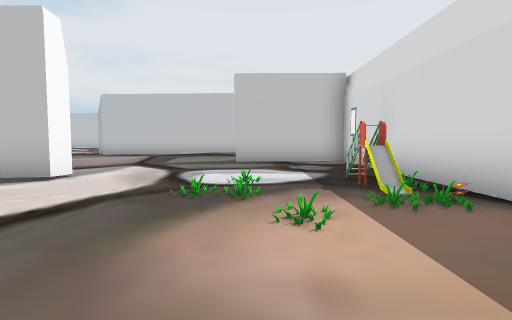
view 1 (above)

15 first-person views from a walk through a scene from a Unity 3-D project. The camera is 1.3 m above the floor, tilts 4° down and sees 85° across. The floor is counted in squares, 2 m on a side. Each view is taken from the middle of a square. On the plan, view 1 faces up. The plan holds only what a view shows up to about 9 squares ahead; the rest is blank. The place goes on beyond the plan.

view 2
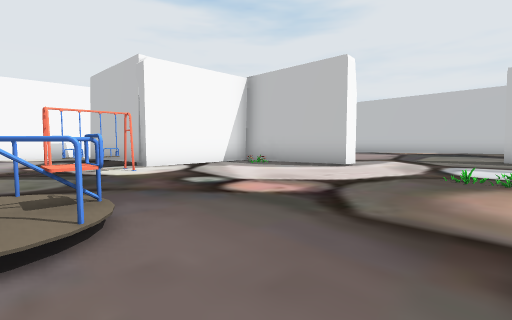

view 3
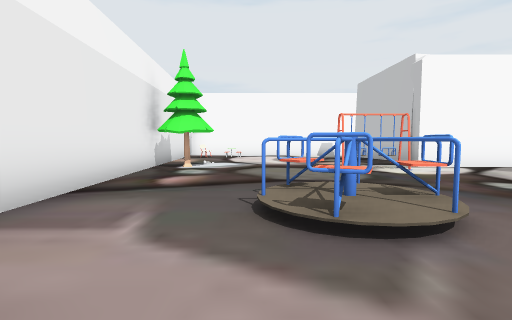

view 4
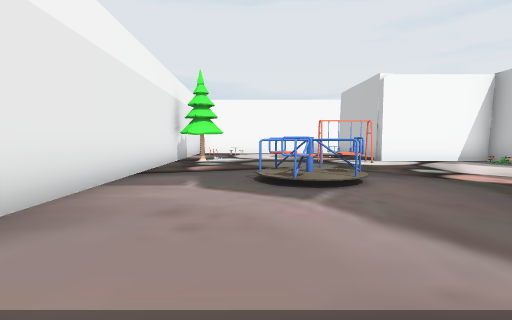

view 5
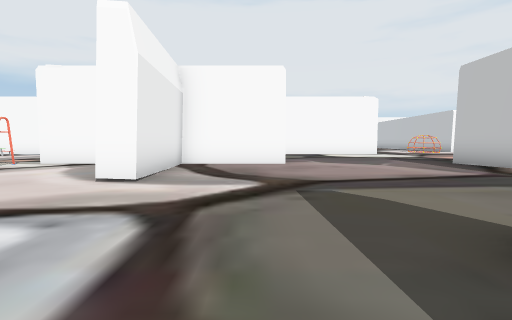

view 6
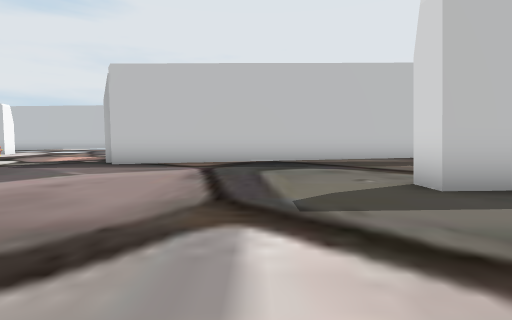

view 7
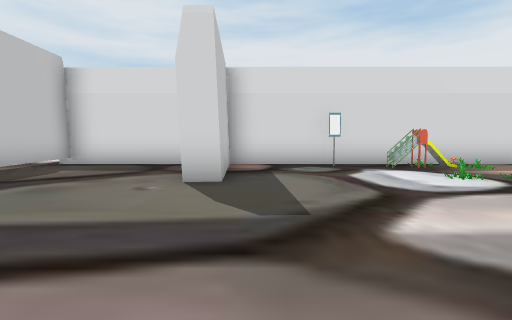

view 8
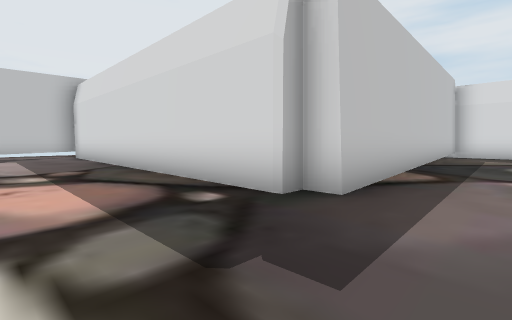

view 9
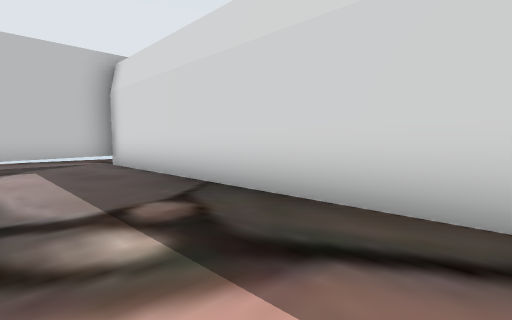

view 10
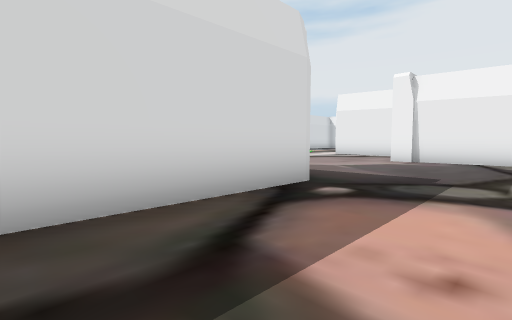

view 11
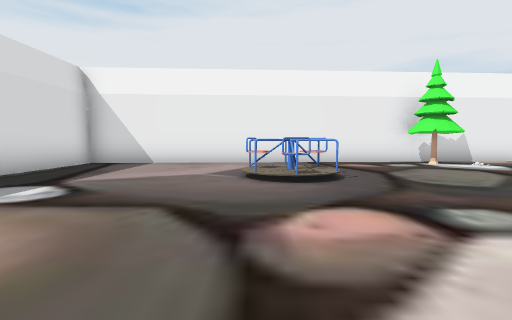

view 12
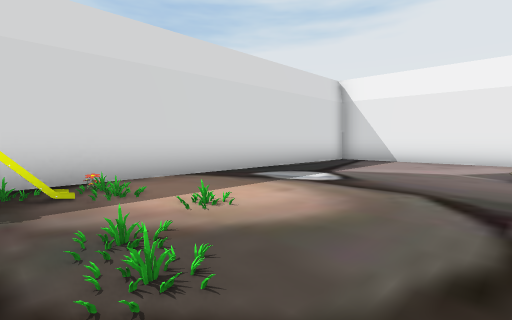

view 13
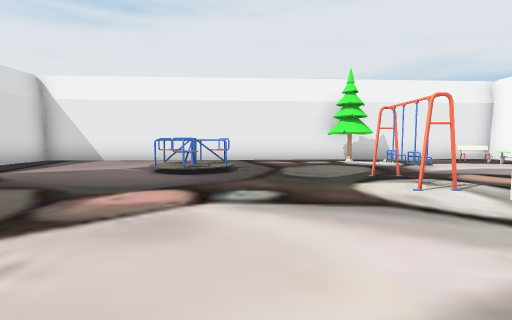

view 14
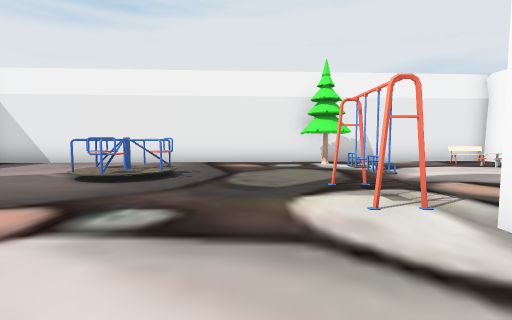

view 15
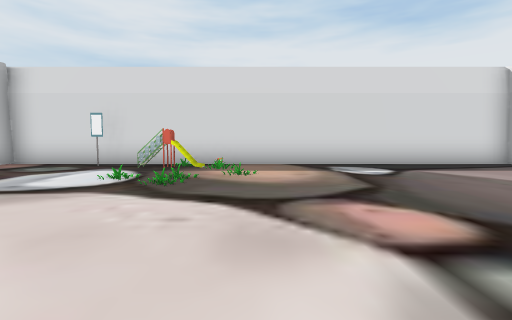

### Floor plan
Key: @ floor where view 1 was taken; # wall or solid block; . floor; T tree; H thing the floor can be seen under or through; O other object.
Columns run from 10 left of view 1 to 3 right of it. Each row starts with its distance up from view 1.
 25  ...
 24 ....
 23 HH##
 22 ...#
 21 ...#
 20 ...#
 19 ...#
 18 ...#
 17 ...#
 16 ...#
 15 ...#
 14 ...#   .......
 13 ...###########
 12 .............#
 11 .............#
 10 .............#
  9 ..........##O#
  8 .............#
  7 ####.........#
  6    #.........#
  5    ###O......#
  4    #O.....O..#
  3    #O....OOOO#
  2    #......O.O#
  1 OO##.........#
  0 ....O.....@..#
 -1 ....O........#
 -2 .......OO....#
 -3 .......OO....#
 -4 .............#
 -5 .. T......####
 -6 ###########

Where each view was taken, in squares from view 1:
view 1: 0 up, 0 right, facing up
view 2: 2 down, 0 right, facing up-left
view 3: 3 down, 0 right, facing left
view 4: 3 down, 2 right, facing left
view 5: 7 up, 1 right, facing left
view 6: 5 up, 3 left, facing up
view 7: 8 up, 5 left, facing right
view 8: 11 up, 10 left, facing up-right
view 9: 15 up, 10 left, facing up-right
view 10: 17 up, 10 left, facing down-right
view 11: 3 up, 2 left, facing down
view 12: 4 up, 2 left, facing down-right
view 13: 4 up, 4 left, facing down
view 14: 3 up, 5 left, facing down
view 15: 2 up, 5 left, facing right
